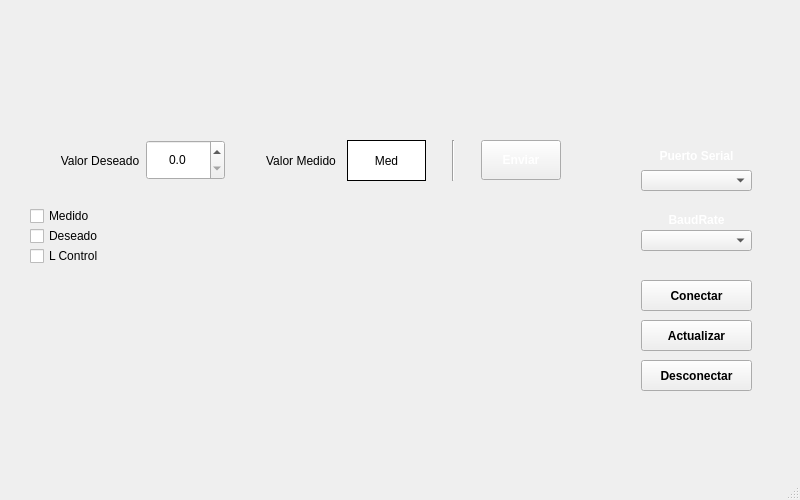
<?xml version="1.0" encoding="UTF-8"?>
<ui version="4.0">
 <class>MainWindow</class>
 <widget class="QMainWindow" name="MainWindow">
  <property name="geometry">
   <rect>
    <x>0</x>
    <y>0</y>
    <width>800</width>
    <height>500</height>
   </rect>
  </property>
  <property name="maximumSize">
   <size>
    <width>800</width>
    <height>500</height>
   </size>
  </property>
  <property name="windowTitle">
   <string>MainWindow</string>
  </property>
  <widget class="QWidget" name="centralwidget">
   <widget class="QWidget" name="layoutWidget">
    <property name="geometry">
     <rect>
      <x>20</x>
      <y>20</y>
      <width>761</width>
      <height>71</height>
     </rect>
    </property>
    <layout class="QHBoxLayout" name="horizontalLayout">
     <property name="sizeConstraint">
      <enum>QLayout::SetNoConstraint</enum>
     </property>
     <item>
      <widget class="QFrame" name="frame">
       <property name="minimumSize">
        <size>
         <width>250</width>
         <height>0</height>
        </size>
       </property>
       <property name="styleSheet">
        <string notr="true"/>
       </property>
       <property name="frameShape">
        <enum>QFrame::NoFrame</enum>
       </property>
       <property name="frameShadow">
        <enum>QFrame::Plain</enum>
       </property>
      </widget>
     </item>
     <item>
      <widget class="QFrame" name="frame_2">
       <property name="styleSheet">
        <string notr="true">
</string>
       </property>
       <property name="frameShape">
        <enum>QFrame::NoFrame</enum>
       </property>
       <property name="frameShadow">
        <enum>QFrame::Plain</enum>
       </property>
      </widget>
     </item>
     <item>
      <widget class="QFrame" name="frame_3">
       <property name="minimumSize">
        <size>
         <width>250</width>
         <height>0</height>
        </size>
       </property>
       <property name="layoutDirection">
        <enum>Qt::RightToLeft</enum>
       </property>
       <property name="styleSheet">
        <string notr="true">

</string>
       </property>
       <property name="frameShape">
        <enum>QFrame::NoFrame</enum>
       </property>
       <property name="frameShadow">
        <enum>QFrame::Plain</enum>
       </property>
      </widget>
     </item>
    </layout>
   </widget>
   <widget class="QWidget" name="layoutWidget">
    <property name="geometry">
     <rect>
      <x>20</x>
      <y>110</y>
      <width>761</width>
      <height>361</height>
     </rect>
    </property>
    <layout class="QHBoxLayout" name="horizontalLayout_3">
     <item>
      <layout class="QVBoxLayout" name="verticalLayout">
       <item>
        <widget class="QFrame" name="frame_4">
         <property name="maximumSize">
          <size>
           <width>16777215</width>
           <height>80</height>
          </size>
         </property>
         <property name="styleSheet">
          <string notr="true">
</string>
         </property>
         <property name="frameShape">
          <enum>QFrame::NoFrame</enum>
         </property>
         <property name="frameShadow">
          <enum>QFrame::Plain</enum>
         </property>
         <widget class="QWidget" name="horizontalLayoutWidget">
          <property name="geometry">
           <rect>
            <x>40</x>
            <y>30</y>
            <width>501</width>
            <height>41</height>
           </rect>
          </property>
          <layout class="QHBoxLayout" name="horizontalLayout_4">
           <item>
            <widget class="QLabel" name="label3">
             <property name="text">
              <string>Valor Deseado</string>
             </property>
             <property name="alignment">
              <set>Qt::AlignCenter</set>
             </property>
            </widget>
           </item>
           <item>
            <widget class="QDoubleSpinBox" name="Val_Deseado">
             <property name="maximumSize">
              <size>
               <width>16777215</width>
               <height>40</height>
              </size>
             </property>
             <property name="alignment">
              <set>Qt::AlignCenter</set>
             </property>
             <property name="decimals">
              <number>1</number>
             </property>
             <property name="singleStep">
              <double>0.100000000000000</double>
             </property>
            </widget>
           </item>
           <item>
            <spacer name="horizontalSpacer_2">
             <property name="orientation">
              <enum>Qt::Horizontal</enum>
             </property>
             <property name="sizeType">
              <enum>QSizePolicy::Fixed</enum>
             </property>
             <property name="sizeHint" stdset="0">
              <size>
               <width>30</width>
               <height>20</height>
              </size>
             </property>
            </spacer>
           </item>
           <item>
            <widget class="QLabel" name="label_2">
             <property name="text">
              <string>Valor Medido</string>
             </property>
             <property name="alignment">
              <set>Qt::AlignCenter</set>
             </property>
            </widget>
           </item>
           <item>
            <widget class="QLabel" name="Val_Med">
             <property name="styleSheet">
              <string notr="true">background-color: rgb(255, 255, 255)</string>
             </property>
             <property name="frameShape">
              <enum>QFrame::Panel</enum>
             </property>
             <property name="text">
              <string>Med</string>
             </property>
             <property name="textFormat">
              <enum>Qt::PlainText</enum>
             </property>
             <property name="alignment">
              <set>Qt::AlignCenter</set>
             </property>
            </widget>
           </item>
           <item>
            <spacer name="horizontalSpacer">
             <property name="orientation">
              <enum>Qt::Horizontal</enum>
             </property>
             <property name="sizeType">
              <enum>QSizePolicy::Fixed</enum>
             </property>
             <property name="sizeHint" stdset="0">
              <size>
               <width>20</width>
               <height>10</height>
              </size>
             </property>
            </spacer>
           </item>
           <item>
            <widget class="Line" name="line">
             <property name="orientation">
              <enum>Qt::Vertical</enum>
             </property>
            </widget>
           </item>
           <item>
            <spacer name="horizontalSpacer_3">
             <property name="orientation">
              <enum>Qt::Horizontal</enum>
             </property>
             <property name="sizeType">
              <enum>QSizePolicy::Fixed</enum>
             </property>
             <property name="sizeHint" stdset="0">
              <size>
               <width>20</width>
               <height>10</height>
              </size>
             </property>
            </spacer>
           </item>
           <item>
            <widget class="QPushButton" name="Bot_Enviar">
             <property name="maximumSize">
              <size>
               <width>16777215</width>
               <height>40</height>
              </size>
             </property>
             <property name="palette">
              <palette>
               <active>
                <colorrole role="WindowText">
                 <brush brushstyle="SolidPattern">
                  <color alpha="255">
                   <red>255</red>
                   <green>255</green>
                   <blue>255</blue>
                  </color>
                 </brush>
                </colorrole>
                <colorrole role="Text">
                 <brush brushstyle="SolidPattern">
                  <color alpha="255">
                   <red>255</red>
                   <green>255</green>
                   <blue>255</blue>
                  </color>
                 </brush>
                </colorrole>
                <colorrole role="ButtonText">
                 <brush brushstyle="SolidPattern">
                  <color alpha="255">
                   <red>255</red>
                   <green>255</green>
                   <blue>255</blue>
                  </color>
                 </brush>
                </colorrole>
               </active>
               <inactive>
                <colorrole role="WindowText">
                 <brush brushstyle="SolidPattern">
                  <color alpha="255">
                   <red>255</red>
                   <green>255</green>
                   <blue>255</blue>
                  </color>
                 </brush>
                </colorrole>
                <colorrole role="Text">
                 <brush brushstyle="SolidPattern">
                  <color alpha="255">
                   <red>255</red>
                   <green>255</green>
                   <blue>255</blue>
                  </color>
                 </brush>
                </colorrole>
                <colorrole role="ButtonText">
                 <brush brushstyle="SolidPattern">
                  <color alpha="255">
                   <red>255</red>
                   <green>255</green>
                   <blue>255</blue>
                  </color>
                 </brush>
                </colorrole>
               </inactive>
               <disabled/>
              </palette>
             </property>
             <property name="font">
              <font>
               <bold>true</bold>
              </font>
             </property>
             <property name="styleSheet">
              <string notr="true"/>
             </property>
             <property name="text">
              <string>Enviar</string>
             </property>
            </widget>
           </item>
          </layout>
         </widget>
        </widget>
       </item>
       <item>
        <layout class="QHBoxLayout" name="horizontalLayout_2">
         <item>
          <widget class="QFrame" name="frame_5">
           <property name="maximumSize">
            <size>
             <width>700</width>
             <height>16777215</height>
            </size>
           </property>
           <property name="styleSheet">
            <string notr="true">

</string>
           </property>
           <property name="frameShape">
            <enum>QFrame::NoFrame</enum>
           </property>
           <property name="frameShadow">
            <enum>QFrame::Plain</enum>
           </property>
           <widget class="QCheckBox" name="Check_Med">
            <property name="geometry">
             <rect>
              <x>10</x>
              <y>10</y>
              <width>75</width>
              <height>20</height>
             </rect>
            </property>
            <property name="text">
             <string>Medido</string>
            </property>
           </widget>
           <widget class="QCheckBox" name="Check_Des">
            <property name="geometry">
             <rect>
              <x>10</x>
              <y>30</y>
              <width>75</width>
              <height>20</height>
             </rect>
            </property>
            <property name="text">
             <string>Deseado</string>
            </property>
           </widget>
           <widget class="QWidget" name="verticalLayoutWidget_2">
            <property name="geometry">
             <rect>
              <x>100</x>
              <y>20</y>
              <width>461</width>
              <height>241</height>
             </rect>
            </property>
            <layout class="QVBoxLayout" name="Grafica"/>
           </widget>
           <widget class="QCheckBox" name="Check_LC">
            <property name="geometry">
             <rect>
              <x>10</x>
              <y>50</y>
              <width>75</width>
              <height>20</height>
             </rect>
            </property>
            <property name="text">
             <string>L Control</string>
            </property>
           </widget>
          </widget>
         </item>
        </layout>
       </item>
      </layout>
     </item>
     <item>
      <widget class="QFrame" name="frame_7">
       <property name="minimumSize">
        <size>
         <width>0</width>
         <height>0</height>
        </size>
       </property>
       <property name="maximumSize">
        <size>
         <width>170</width>
         <height>16777215</height>
        </size>
       </property>
       <property name="styleSheet">
        <string notr="true">
</string>
       </property>
       <property name="frameShape">
        <enum>QFrame::NoFrame</enum>
       </property>
       <property name="frameShadow">
        <enum>QFrame::Plain</enum>
       </property>
       <widget class="QComboBox" name="cb_list_ports">
        <property name="geometry">
         <rect>
          <x>30</x>
          <y>60</y>
          <width>111</width>
          <height>21</height>
         </rect>
        </property>
        <property name="whatsThis">
         <string>&lt;html&gt;&lt;head/&gt;&lt;body&gt;&lt;p align=&quot;center&quot;&gt;&lt;br/&gt;&lt;/p&gt;&lt;/body&gt;&lt;/html&gt;</string>
        </property>
        <property name="layoutDirection">
         <enum>Qt::LeftToRight</enum>
        </property>
       </widget>
       <widget class="QComboBox" name="cb_list_baudrates">
        <property name="geometry">
         <rect>
          <x>30</x>
          <y>120</y>
          <width>111</width>
          <height>21</height>
         </rect>
        </property>
        <property name="whatsThis">
         <string>&lt;html&gt;&lt;head/&gt;&lt;body&gt;&lt;p align=&quot;center&quot;&gt;&lt;br/&gt;&lt;/p&gt;&lt;/body&gt;&lt;/html&gt;</string>
        </property>
       </widget>
       <widget class="QLabel" name="label_6">
        <property name="geometry">
         <rect>
          <x>30</x>
          <y>36</y>
          <width>111</width>
          <height>20</height>
         </rect>
        </property>
        <property name="palette">
         <palette>
          <active>
           <colorrole role="WindowText">
            <brush brushstyle="SolidPattern">
             <color alpha="255">
              <red>255</red>
              <green>255</green>
              <blue>255</blue>
             </color>
            </brush>
           </colorrole>
          </active>
          <inactive>
           <colorrole role="WindowText">
            <brush brushstyle="SolidPattern">
             <color alpha="255">
              <red>255</red>
              <green>255</green>
              <blue>255</blue>
             </color>
            </brush>
           </colorrole>
          </inactive>
          <disabled/>
         </palette>
        </property>
        <property name="font">
         <font>
          <bold>true</bold>
         </font>
        </property>
        <property name="text">
         <string>Puerto Serial</string>
        </property>
        <property name="alignment">
         <set>Qt::AlignCenter</set>
        </property>
       </widget>
       <widget class="QLabel" name="label_7">
        <property name="geometry">
         <rect>
          <x>30</x>
          <y>100</y>
          <width>111</width>
          <height>20</height>
         </rect>
        </property>
        <property name="palette">
         <palette>
          <active>
           <colorrole role="WindowText">
            <brush brushstyle="SolidPattern">
             <color alpha="255">
              <red>255</red>
              <green>255</green>
              <blue>255</blue>
             </color>
            </brush>
           </colorrole>
          </active>
          <inactive>
           <colorrole role="WindowText">
            <brush brushstyle="SolidPattern">
             <color alpha="255">
              <red>255</red>
              <green>255</green>
              <blue>255</blue>
             </color>
            </brush>
           </colorrole>
          </inactive>
          <disabled/>
         </palette>
        </property>
        <property name="font">
         <font>
          <bold>true</bold>
         </font>
        </property>
        <property name="text">
         <string>BaudRate</string>
        </property>
        <property name="alignment">
         <set>Qt::AlignCenter</set>
        </property>
       </widget>
       <widget class="QPushButton" name="Conectar">
        <property name="geometry">
         <rect>
          <x>30</x>
          <y>170</y>
          <width>111</width>
          <height>31</height>
         </rect>
        </property>
        <property name="font">
         <font>
          <bold>true</bold>
         </font>
        </property>
        <property name="text">
         <string>Conectar</string>
        </property>
       </widget>
       <widget class="QPushButton" name="Actualizar">
        <property name="geometry">
         <rect>
          <x>30</x>
          <y>210</y>
          <width>111</width>
          <height>31</height>
         </rect>
        </property>
        <property name="font">
         <font>
          <bold>true</bold>
         </font>
        </property>
        <property name="text">
         <string>Actualizar</string>
        </property>
       </widget>
       <widget class="QPushButton" name="Desconectar">
        <property name="geometry">
         <rect>
          <x>30</x>
          <y>250</y>
          <width>111</width>
          <height>31</height>
         </rect>
        </property>
        <property name="font">
         <font>
          <bold>true</bold>
         </font>
        </property>
        <property name="text">
         <string>Desconectar</string>
        </property>
       </widget>
      </widget>
     </item>
    </layout>
   </widget>
  </widget>
  <widget class="QMenuBar" name="menubar">
   <property name="geometry">
    <rect>
     <x>0</x>
     <y>0</y>
     <width>800</width>
     <height>22</height>
    </rect>
   </property>
  </widget>
  <widget class="QStatusBar" name="statusbar"/>
 </widget>
 <resources/>
 <connections/>
</ui>
